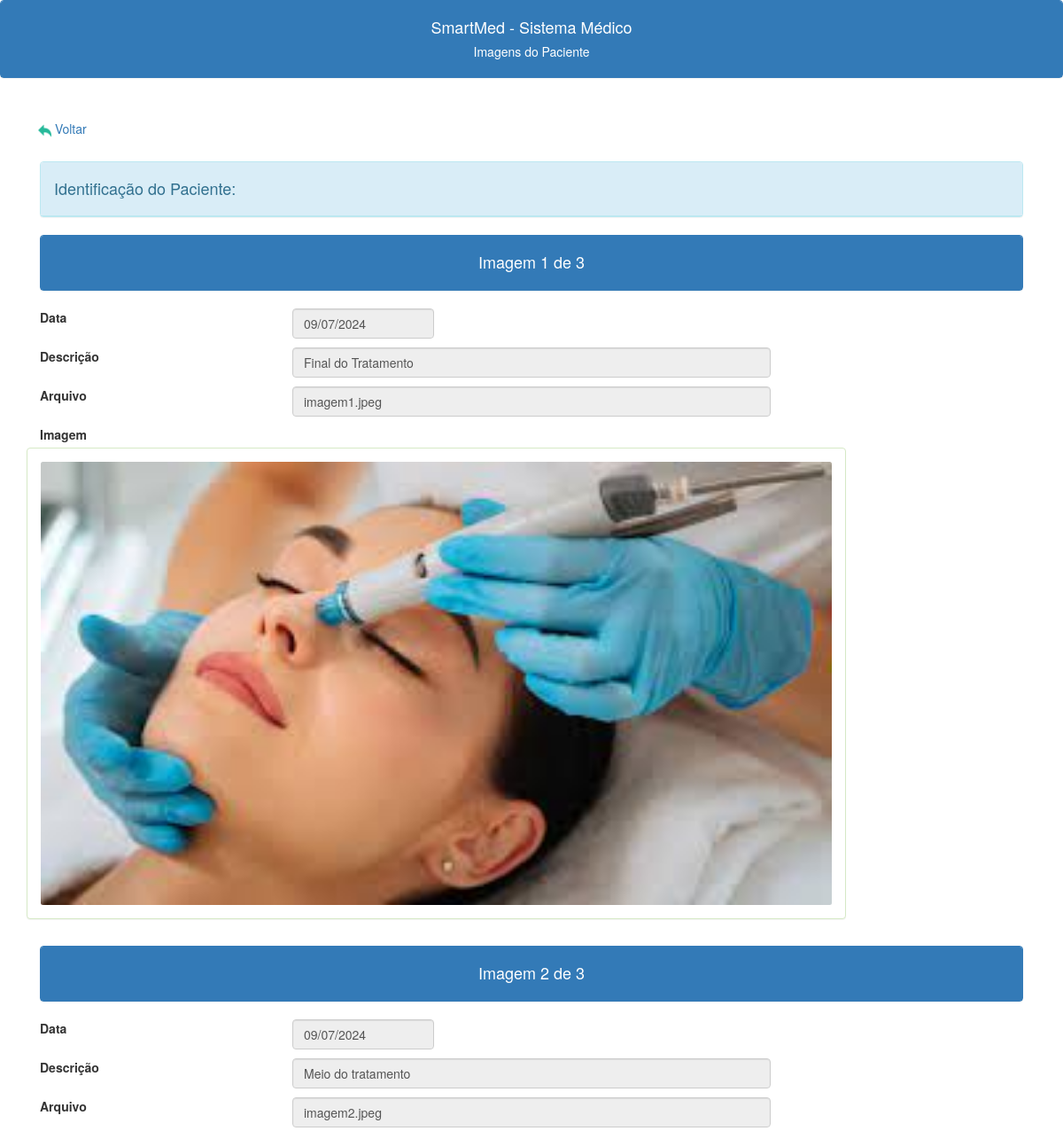
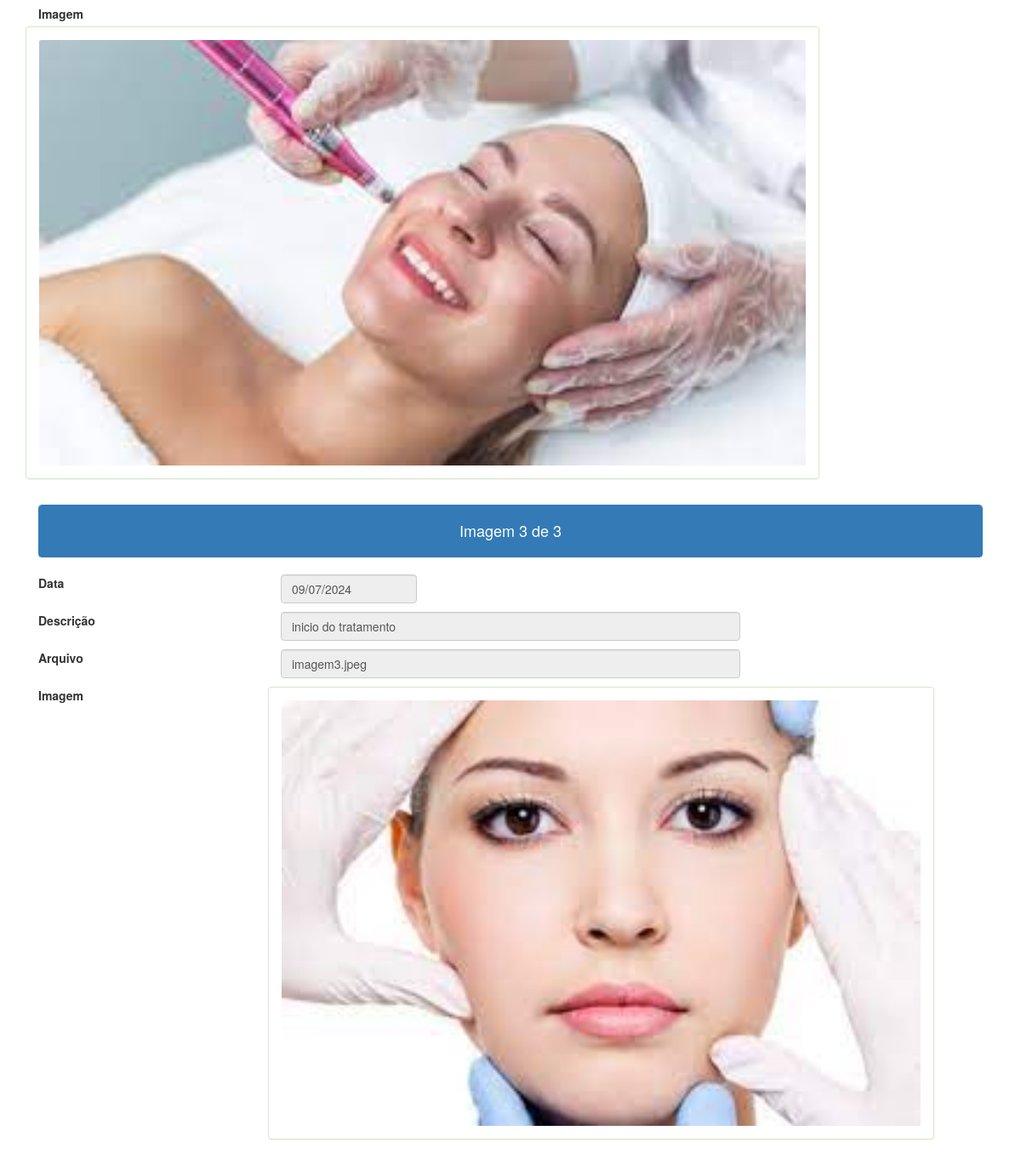
/imagens_lista.php?id=3 (signed in), run on an earlier commit of the app's database (2 pictures, top to bottom).
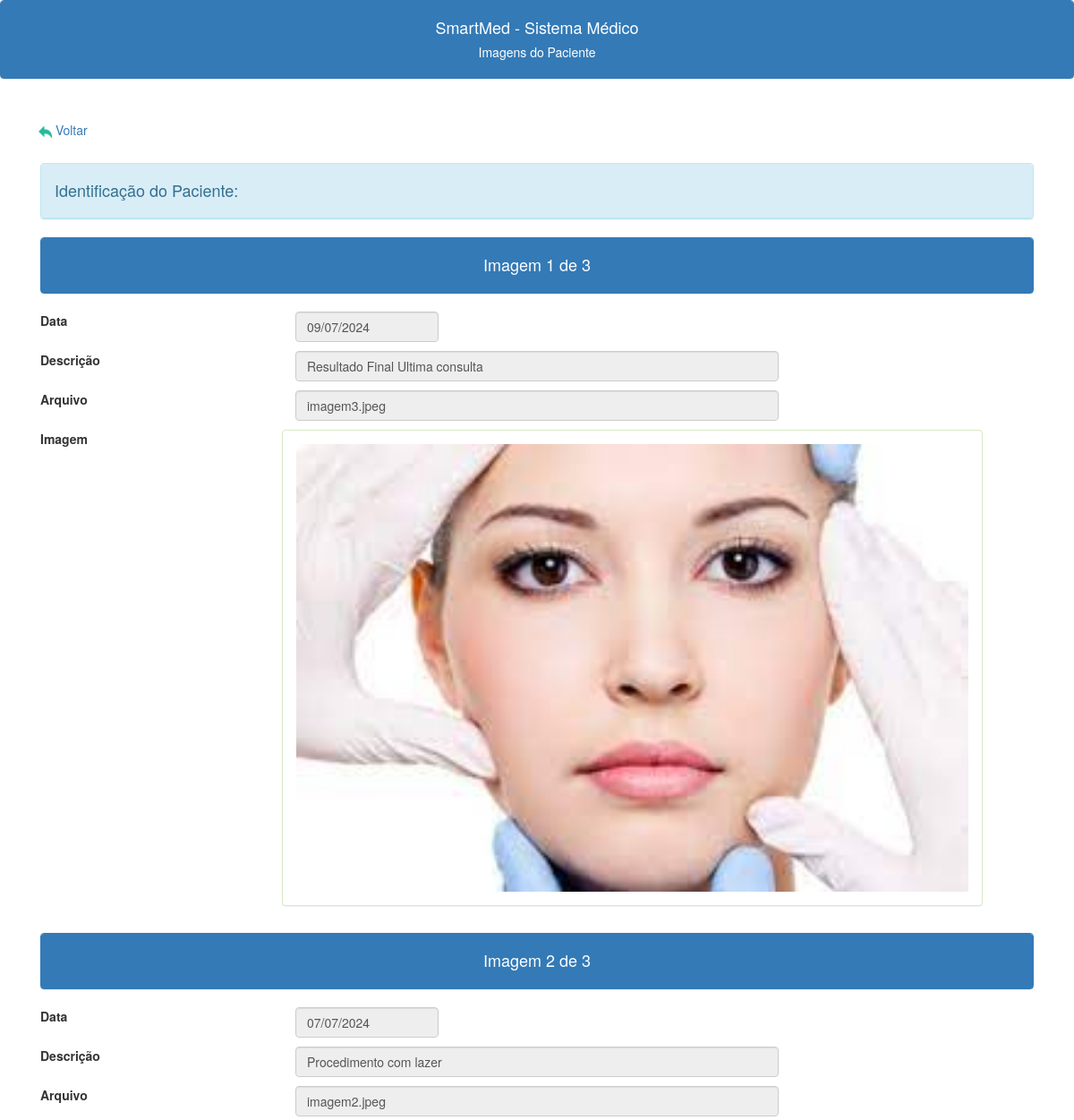
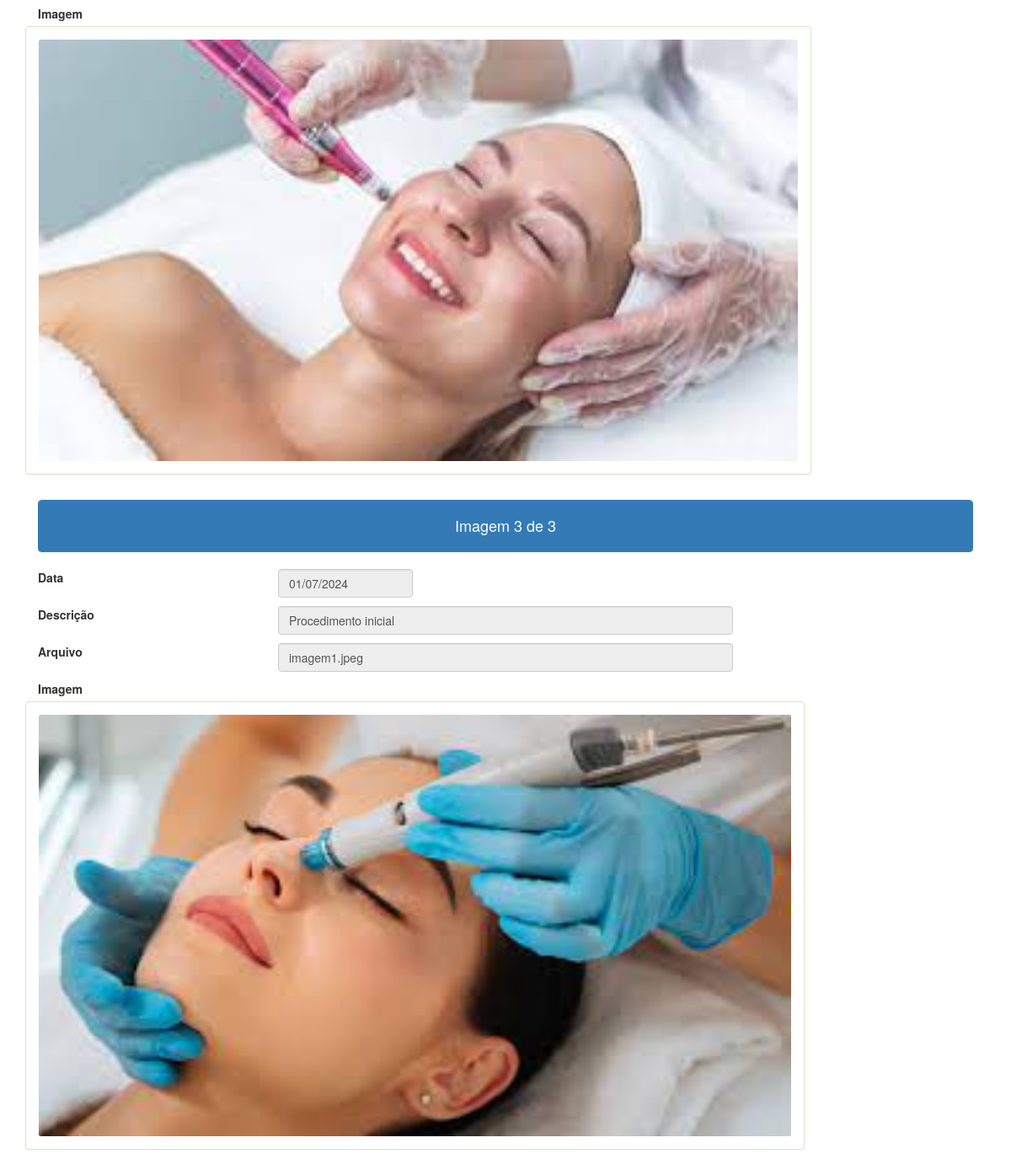
And on a later commit of the database (2 pictures, top to bottom).
### tables this page shows
CREATE TABLE IF NOT EXISTS `imagens_pacientes` (
  `id` int NOT NULL AUTO_INCREMENT,
  `id_paciente` int NOT NULL,
  `pasta_imagem` varchar(250) NOT NULL DEFAULT '',
  `data` date NOT NULL,
  `descricao` varchar(150) DEFAULT NULL,
  PRIMARY KEY (`id`),
  KEY `FK_imagens_pacientes_pacientes` (`id_paciente`),
  CONSTRAINT `FK_imagens_pacientes_pacientes` FOREIGN KEY (`id_paciente`) REFERENCES `pacientes` (`id`)
);

### imagens_lista.php (the view, shortened to what this page needs)
<?php
include("conexao.php");
$c_id = $_GET["id"];
$c_sql_conta = "SELECT Count(*) as total FROM imagens_pacientes where imagens_pacientes.id_paciente='$c_id' ORDER BY imagens_pacientes.`data` desc";
$result_conta = $conection->query($c_sql_conta);
$c_linha_conta = $result_conta->fetch_assoc();
$c_conta = $c_linha_conta['total'];
?>
<!DOCTYPE html>
<html lang="en">
<head>
    <link rel="stylesheet" href="https://cdn.jsdelivr.net/npm/bootstrap@4.0.0/dist/css/bootstrap.min.css">
    <link rel="stylesheet" href="https://maxcdn.bootstrapcdn.com/bootstrap/3.3.7/css/bootstrap.min.css">
    <link href="https://nightly.datatables.net/css/jquery.dataTables.css" rel="stylesheet" type="text/css" />
</head>
<body>
    <div class="panel panel-primary class">
        <div class="panel-heading text-center">
            <h4>SmartMed - Sistema Médico</h4>
            <h5>Imagens do Paciente<h5>
        </div>
    </div>
    <br>
    <div class="container -my5">
        <div class="class='mb-3 row">
            <a class='btn btn-Light' href='/smedweb/imagens.php'> <img src="\smedweb\images\voltar.png" alt="" width="15" height="15"> Voltar</a>
        </div><br>
        <div class="panel panel-info">
            <div class="panel-heading">
                <h4>Identificação do Paciente:<?php echo ' ' . $_SESSION["paciente_nome"] ?></h4>
            </div>
        </div>
        <?php
        $c_sql = "SELECT * FROM imagens_pacientes where imagens_pacientes.id_paciente='$c_id' ORDER BY imagens_pacientes.`data` desc";
        $result = $conection->query($c_sql);
        $i_contador = 1;
        while ($c_linha = $result->fetch_assoc()) {
            $d_data =  DateTime::createFromFormat('Y-m-d', $c_linha["data"]);
            $d_data = $d_data->format('d/m/Y');
            $c_descricao = $c_linha['descricao'];
            $c_pasta = $c_linha['pasta_imagem'];
            $c_pasta = substr($c_pasta, 4);
            $c_caminho = "\smedweb\img\ ";
            $c_caminho = rtrim($c_caminho) . $c_pasta;
            $c_texto = "<div class='panel panel-primary class'>
                         <div class='panel-heading text-center'>
                              <h4>Imagem $i_contador de $c_conta</h4>
                        </div>
                     </div>" .
                "<div class='row mb-3'>
            <label class='col-md-3 form-label'>Data</label>
            <div class='col-md-2'>
                <input type='text' readonly maxlength='10' class='form-control' placeholder='dd/mm/yyyy' name='data' id='data' onkeypress='mascaraData(this)'' value='$d_data'>
            </div>
        </div>
        <div class='mb-3 row'>
            <label for='up_descricaoField' class='col-md-3 form-label'>Descrição</label>
            <div class='col-md-6'>
                <input type='text' readonly class='form-control' id='up_descricaoField' name='up_descricaoField' value='$c_descricao'>
            </div>
        </div>" .
                "<div class='mb-3 row'>" .
                "<label for='up_arquivoField' class='col-md-3 form-label'>Arquivo</label>
            <div class='col-md-6'>
                <input type='text' readonly class='form-control' id='up_arquivoField' name='up_arquivoField' value='$c_pasta'>
            </div>
        </div>" .
                "<div class='mb-3 row'>
                            <label class='col-md-3 form-label'>Imagem</label>
                                <div class='panel panel-success'>
                                    <div class='panel-body'>
                                        <img class='rounded mx-auto d-block' class='img-responsive' src='$c_caminho' class='img-fluid' style='height :500px' style='width:500px'>
                                    </div>
                                </div>
                         </div>";
            echo $c_texto;
            $i_contador++;
        }
        ?>
    </div>
</body>
</html>

What changed in the data, as far as the page shows it:
changed imagens_pacientes "imagem3.jpeg": up_descricaoField "inicio do tratamento" → "Resultado Final Ultima consulta"; moves up the list
changed imagens_pacientes "imagem2.jpeg": data "09/07/2024" → "07/07/2024"; up_descricaoField "Meio do tratamento" → "Procedimento com lazer"; moves down the list
changed imagens_pacientes "imagem1.jpeg": data "09/07/2024" → "01/07/2024"; up_descricaoField "Final do Tratamento" → "Procedimento inicial"
